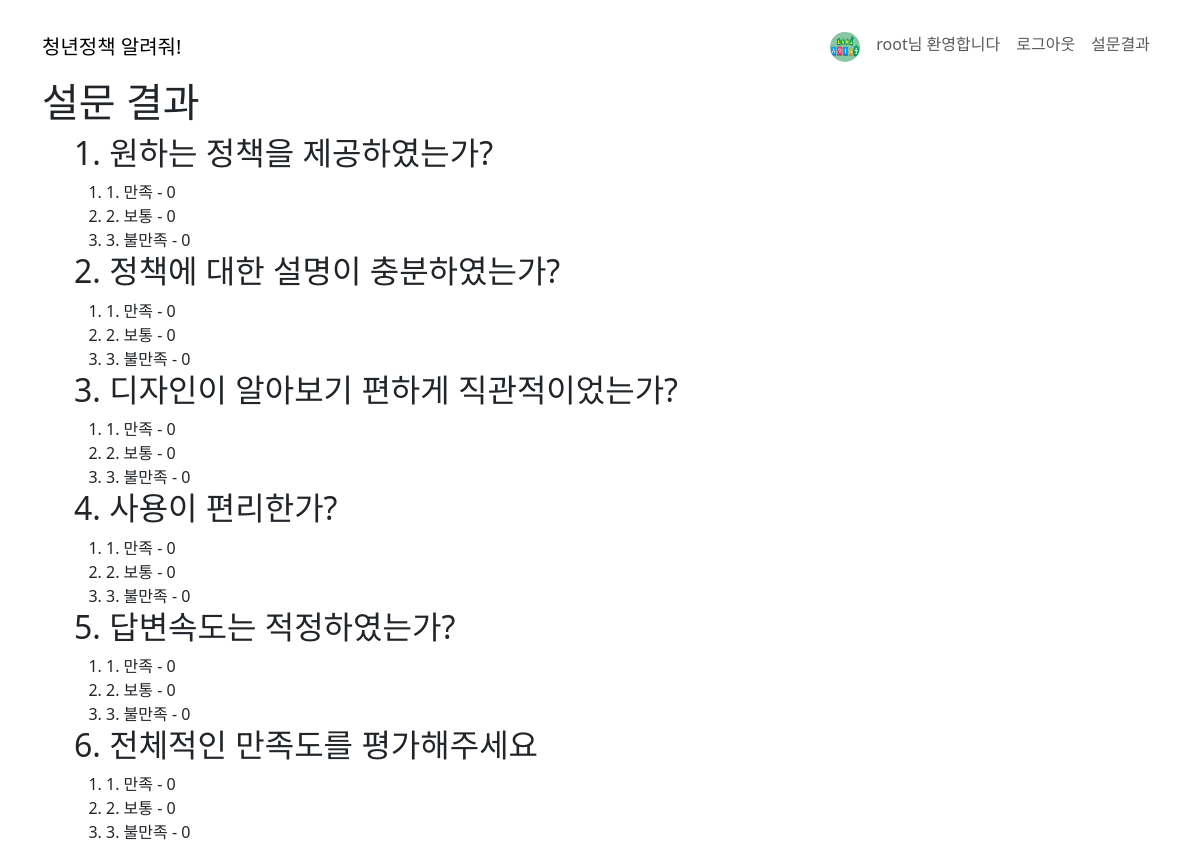
The page /poll/vote_result (signed in) on the database as committed earlier.
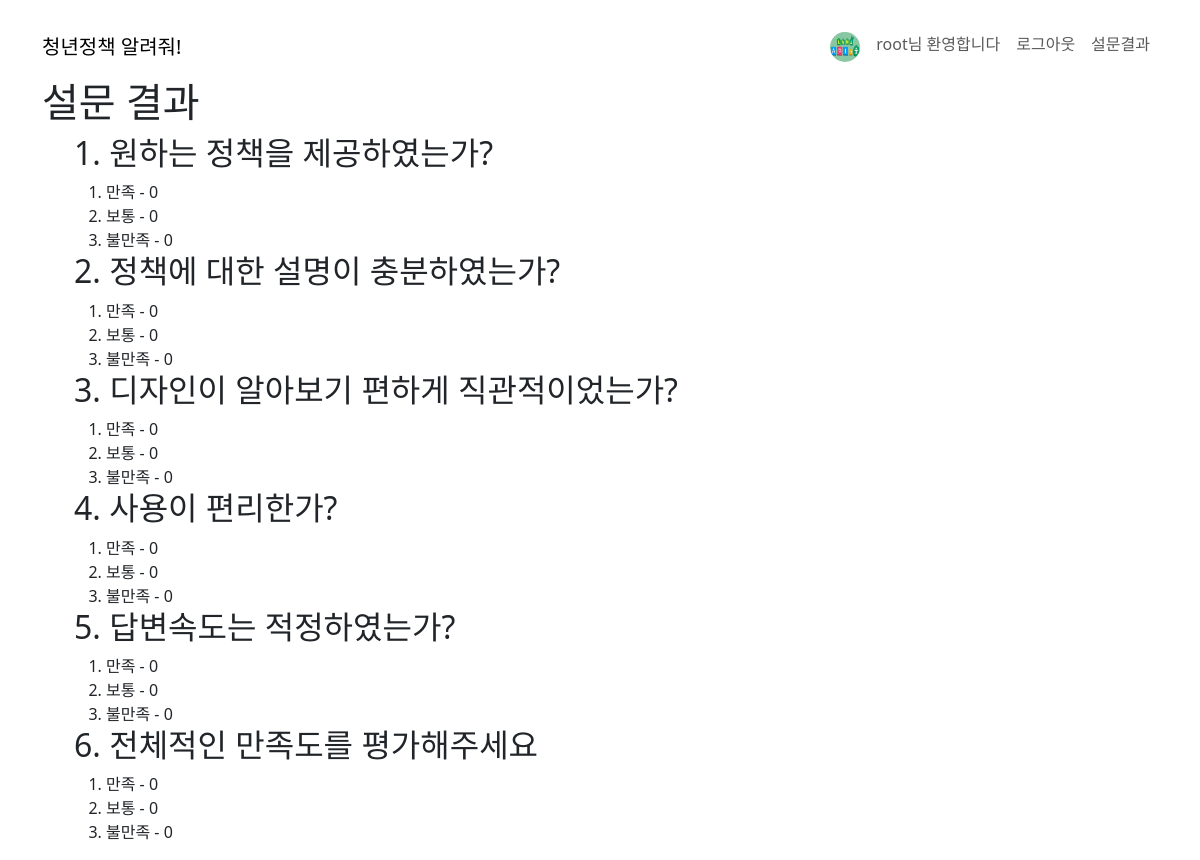
The same page on the database as committed later.
### poll/models.py (models this page shows, shortened)
class Choice(models.Model):
    question = models.ForeignKey(Question, on_delete=models.CASCADE)
    choice_text = models.CharField(max_length=200)
    votes = models.IntegerField(default=0)

### poll/views.py (the view)
# urls.py: path("vote_result", views.vote_result, name="vote_result"),
@login_required
def vote_result(request):
    question = Question.objects.all()
    return render(request, "poll/vote_result.html", {"question_list": question})

### poll/templates/poll/vote_result.html (shortened to what this page needs)
{% extends "layout.html" %}
{% load django_bootstrap5 %}
{% block contents %}
<h1>설문 결과</h1>
<ol>
    {% for question in question_list %}
    <h2>{{question.pk}}. {{question.question_text}}</h2>
    <ol>
        {% for choice in question.choice_set.all %}
            <li>{{choice.choice_text}} - {{choice.votes}}</li>
        {% endfor %}
    </ol>
    {% endfor %}
</ol>
{% endblock contents %}

Rows that differ between the two databases and show on the page:
changed Choice (number 1 of 18 on the later page): choice_text "1. 만족" → "만족"
changed Choice (number 2 of 18 on the later page): choice_text "2. 보통" → "보통"
changed Choice (number 3 of 18 on the later page): choice_text "3. 불만족" → "불만족"
changed Choice (number 4 of 18 on the later page): choice_text "1. 만족" → "만족"
changed Choice (number 5 of 18 on the later page): choice_text "2. 보통" → "보통"
changed Choice (number 6 of 18 on the later page): choice_text "3. 불만족" → "불만족"
changed Choice (number 7 of 18 on the later page): choice_text "1. 만족" → "만족"
changed Choice (number 8 of 18 on the later page): choice_text "2. 보통" → "보통"
changed Choice (number 9 of 18 on the later page): choice_text "3. 불만족" → "불만족"
changed Choice (number 10 of 18 on the later page): choice_text "1. 만족" → "만족"
changed Choice (number 11 of 18 on the later page): choice_text "2. 보통" → "보통"
changed Choice (number 12 of 18 on the later page): choice_text "3. 불만족" → "불만족"
changed Choice (number 13 of 18 on the later page): choice_text "1. 만족" → "만족"
changed Choice (number 14 of 18 on the later page): choice_text "2. 보통" → "보통"
changed Choice (number 15 of 18 on the later page): choice_text "3. 불만족" → "불만족"
changed Choice (number 16 of 18 on the later page): choice_text "1. 만족" → "만족"
changed Choice (number 17 of 18 on the later page): choice_text "2. 보통" → "보통"
changed Choice (number 18 of 18 on the later page): choice_text "3. 불만족" → "불만족"
